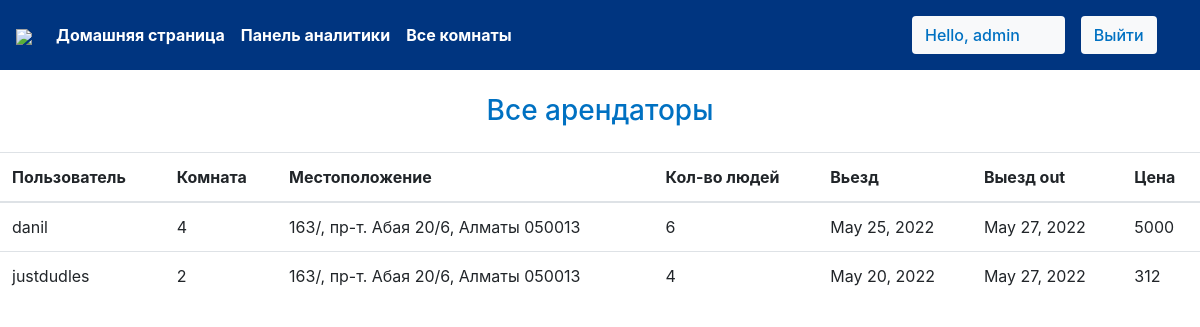
Page /staff/allbookings (signed in) on the committed database.
### agpk/models.py (models this page shows, shortened)
class Reservation(models.Model):
    check_in = models.DateField(auto_now =False, verbose_name='Вьезд')
    check_out = models.DateField(verbose_name='Выезд')
    room = models.ForeignKey(Rooms, on_delete = models.CASCADE, verbose_name='Комната')
    guest = models.ForeignKey(User, on_delete= models.CASCADE, verbose_name='Жилец')
    booking_id = models.CharField(max_length=100,default="null")

class Rooms(models.Model):
    ROOM_STATUS = (
    ("1", "available"),
    ("2", "not available"),
    )
    ROOM_TYPE = (
    ("1", "premium"),
    ("2", "deluxe"),
    ("3","basic"),
    )
    room_type = models.CharField(max_length=50,choices = ROOM_TYPE, verbose_name='Тип комнаты')
    capacity = models.IntegerField(verbose_name='Вместимость')
    price = models.IntegerField(verbose_name='Цена')
    size = models.IntegerField(verbose_name='Размер')
    hotel = models.ForeignKey(Hotels, on_delete = models.CASCADE, verbose_name='Общежитие')
    status = models.CharField(choices =ROOM_STATUS,max_length = 15, verbose_name='Статус')
    roomnumber = models.IntegerField(verbose_name='Номер комнаты')

class Hotels(models.Model):
    name = models.CharField(max_length=30,default="AGPK", verbose_name='Название')
    owner = models.CharField(max_length=20, verbose_name='Владелец')
    location = models.CharField(max_length=50, verbose_name='Метоположение')

### agpk/views.py (the view)
# urls.py: path('staff/allbookings', views.all_bookings,name="allbookigs"),
@login_required(login_url='/staff')
def all_bookings(request):
    bookings = Reservation.objects.all()
    if not bookings:
        messages.warning(request,"Бронирования не найдены")
    return HttpResponse(render(request,'staff/allbookings.html',{'bookings':bookings}))

### templates/staff/allbookings.html (shortened to what this page needs)
{% extends 'basic.html' %}
{% block body %}
<h3 class="text-center"  style = "color:#0071c2; font-weight: 500!important; text-align: center; margin: 2%;">Все арендаторы </h3>
<table class="table">
    <thead>
        <th>Пользователь</th>
        <th>Комната</th>
        <th>Местоположение</th>
        <th>Кол-во людей</th>
        <th>Вьезд</th>
        <th>Выезд out</th>
        <th>Цена</th>
    </thead>
    {% for each_booking in bookings %}
    <tr>
        <td>{{each_booking.guest.username}}</td>
        <td>{{each_booking.room.roomnumber}}</td>
        <td>{{each_booking.room.hotel.location}}</td>
        <td>{{each_booking.room.capacity}}</td>
        <td>{{each_booking.check_in}}</td>
        <td>{{each_booking.check_out}}</td>
        <td>{{each_booking.room.price}}</td>
    </tr>
    {% endfor %}
</table>
{% endblock body %}

### templates/basic.html (shortened to what this page needs)
{% load static %}
<!DOCTYPE html>
<!DOCTYPE html>
<html lang="en">
<head>
    <link rel="stylesheet" href="https://use.fontawesome.com/releases/v5.7.0/css/all.css">
    <link rel="stylesheet" href="{% static 'bootstrap\bootstrap.css' %}">
    <link rel="stylesheet" href="https://maxcdn.bootstrapcdn.com/bootstrap/4.5.0/css/bootstrap.min.css" >
</head>
<body style="dbackground-image: url('https://source.unsplash.com/random');height: 100%;">
    <div class="container-fluid px-0">
        <nav class="navbar navbar-expand-lg navbar-dark bg-custom font-weight-bold "  >
            <a class="navbar-brand text-bold bg-black " href="/"><img src="https://brief.agpk.kz/enrollee/assets/img/agpk.png" style="width: 23%" ></a>
            <div class="collapse navbar-collapse " id="navbarSupportedContent">
                <ul class="navbar-nav mr-auto ">
                    <li class="nav-item active">
                        <a class="nav-link text-bold custom-text"  style = "color:#ffffff" href="/home"> Домашняя страница</a>
                    </li>
                    {% if user.is_staff %}
                    <li class="nav-item active">
                        <a class="nav-link text-bold"  style = "color:#ffffff" href="/staff/panel">Панель аналитики
                        </a>
                    </li>
                    {% elif user.is_staff == False and user.is_authenticated %}
                    <li class="nav-item active">
                            <a class="nav-link text-bold" href="/user/bookings"  style = "color:#ffffff" >Мои комнаты </a>
                        </li>
                    {% endif %}
                    {% if user.is_staff %}
                    <li class="nav-item active">
                            <a class="nav-link text-bold"  style = "color:#ffffff" href="/staff/allbookings">Все комнаты </a>
                        </li>
                    {% endif %}
                </ul>
                {% if user.is_authenticated %}
                      <button class="btn btn-group bg-light" data-toggle="modal" data-target="#forlogin" style = "color:#0071c2; font-weight: 500!important" >
                       Hello, {{request.user}}
                       <a href="/logout" class="nav-link ">
                    <button class="btn btn-group  bg-light " data-toggle="modal" data-target="#forlogin" style = "color:#0071c2; font-weight: 500!important" >
                        Выйти
                    </button></a>&nbsp; &nbsp;
                    </button>
                {% endif %}
            </div>
        </nav>
    </div>
    {% block body %}
    {% endblock body %}
</body>
</html>

### templates/basic.html (style rules this page uses)
.bg-custom { background-color: #003580; }
.custom-text { color: #0c5460; }
a { text-decoration: none; }

### rows in the picture
Reservation: guest.username "danil", room.roomnumber "4", room.hotel.location "163/, пр-т. Абая 20/6, Алматы 050013", room.capacity "6", check_in "May 25, 2022", check_out "May 27, 2022", room.price "5000"
Reservation: guest.username "justdudles", room.roomnumber "2", room.hotel.location "163/, пр-т. Абая 20/6, Алматы 050013", room.capacity "4", check_in "May 20, 2022", check_out "May 27, 2022", room.price "312"

### other values in the picture
{{ request.user }} "admin"
